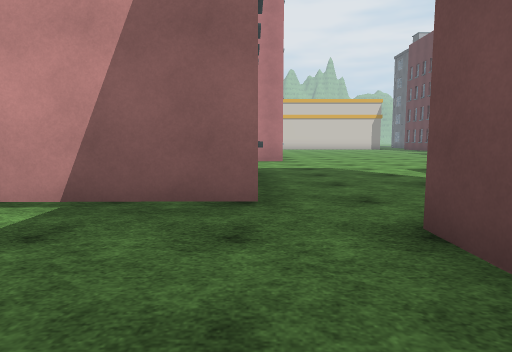
[1] (above)

24 first-person views from a walk through a scene from a Unity 3-D project. The camera is 1.2 m above the floor, tilts 6° down and sees 75° across. The floor is counted in squares, 2 m on a side. Each view is taken from the middle of a square. On the plan, view 1 faces up. The plan holds only what a view shows up to about 10 squares ahead; the rest is blank. The place goes on beyond the plan. The player character is not drawn. Some surface patterns are stand-ins.

[2]
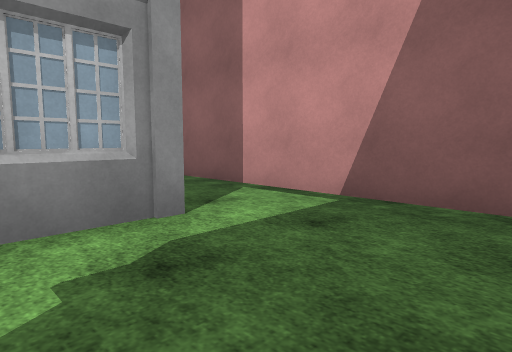

[3]
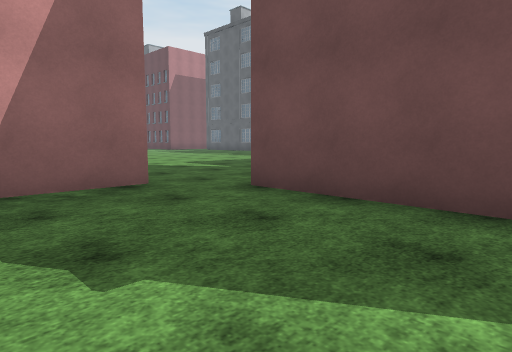

[4]
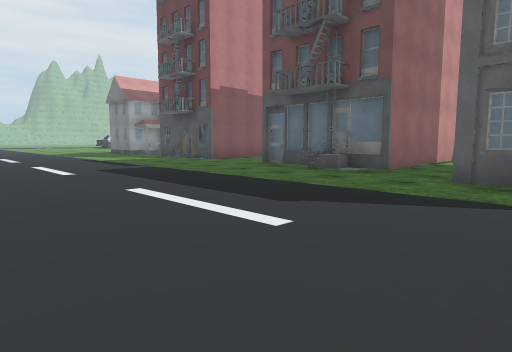

[5]
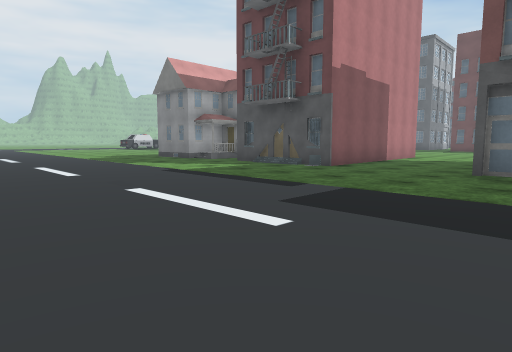

[6]
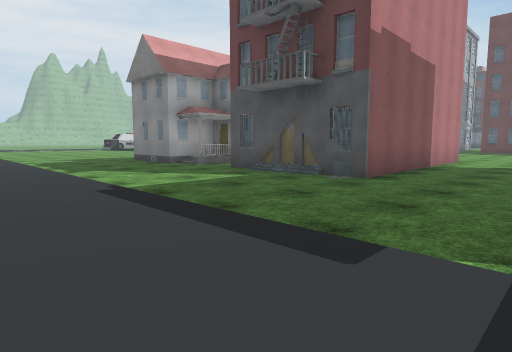

[7]
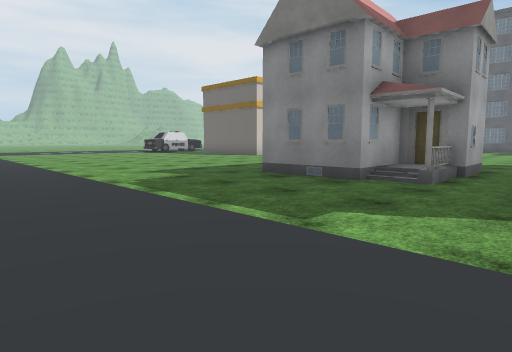

[8]
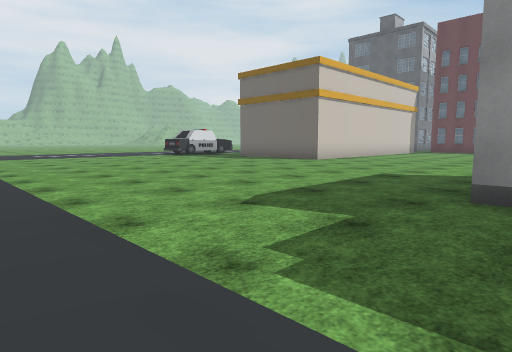

[9]
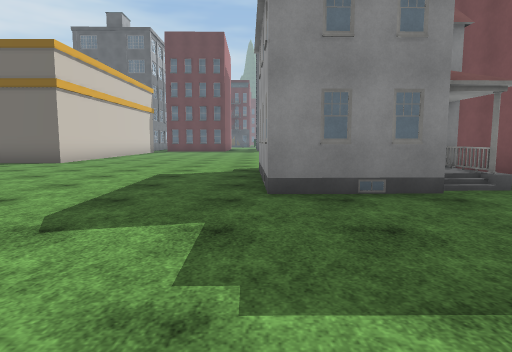

[10]
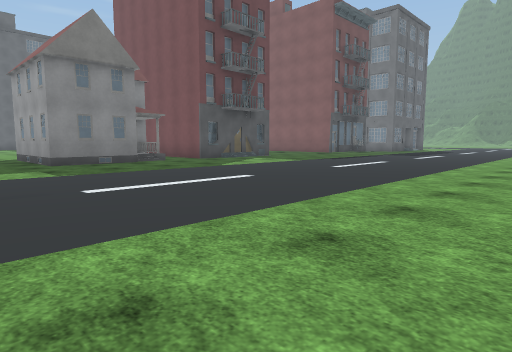

[11]
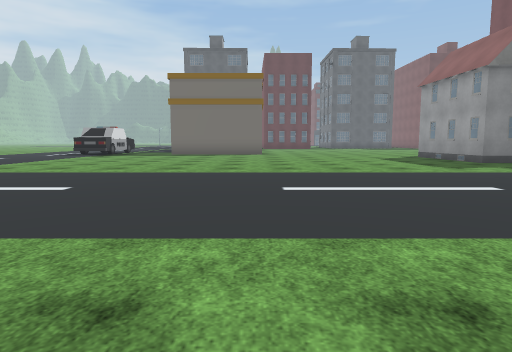

[12]
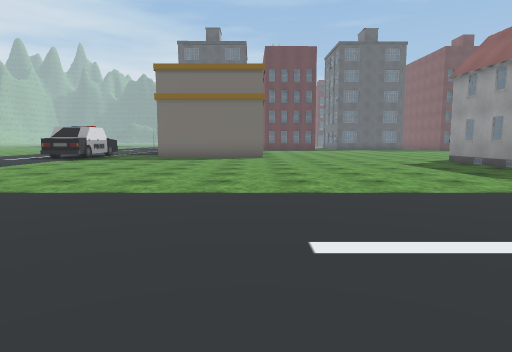

[13]
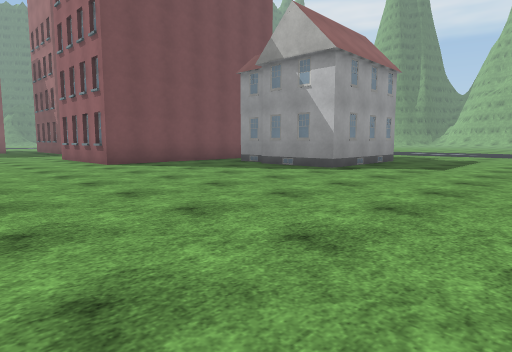

[14]
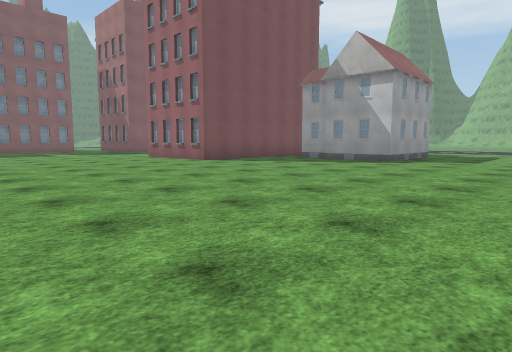

[15]
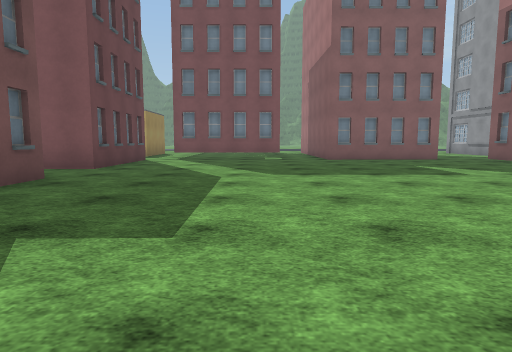

[16]
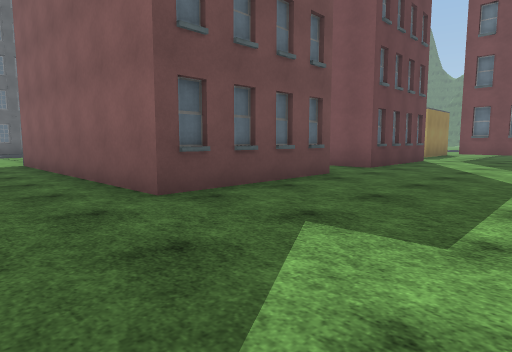

[17]
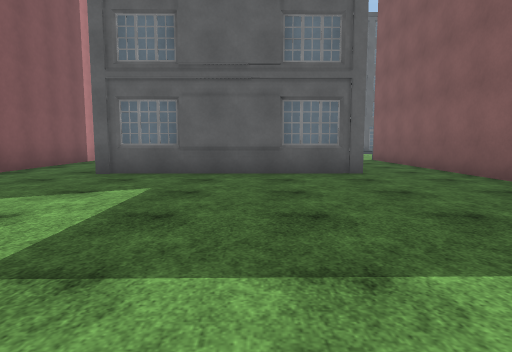

[18]
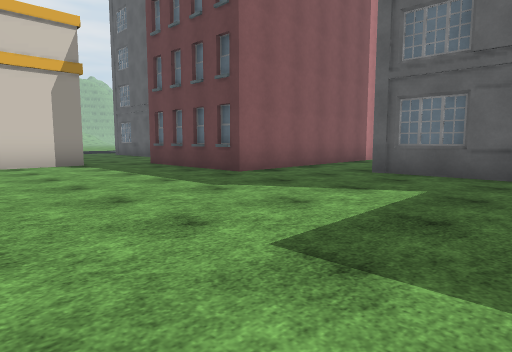

[19]
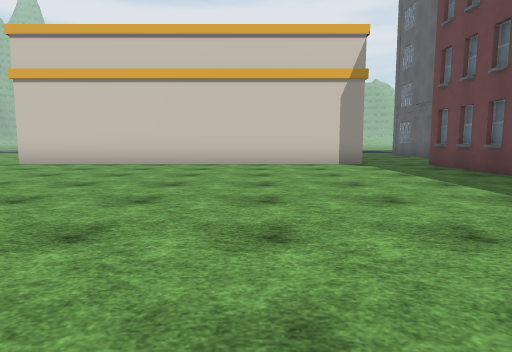

[20]
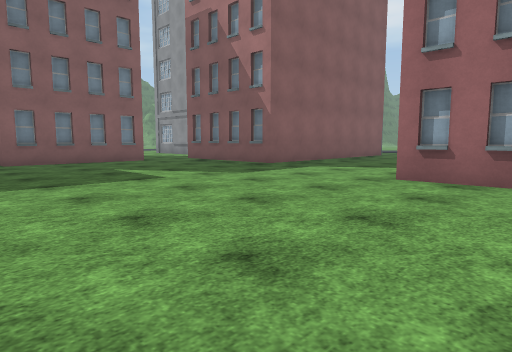

[21]
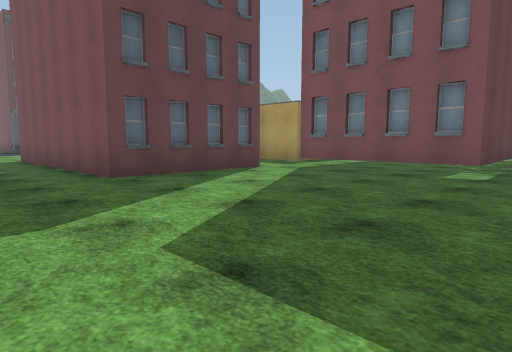

[22]
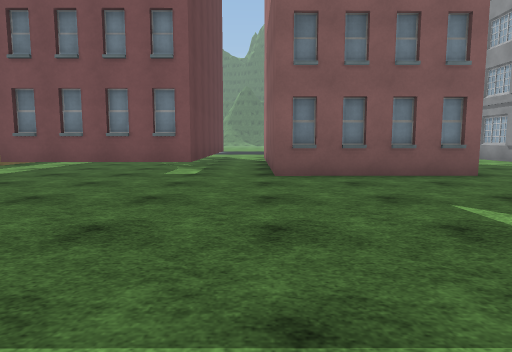

[23]
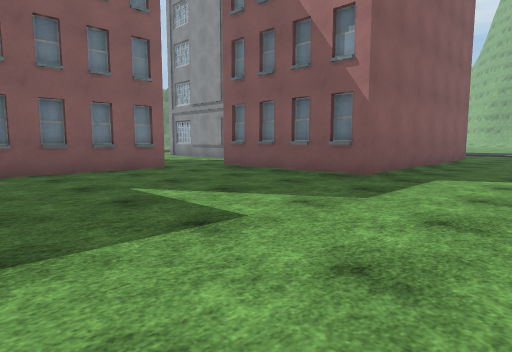

[24]
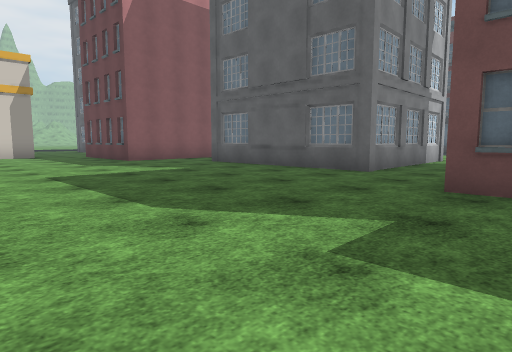

### Floor plan
Key: @ floor where view 1 was taken; # wall or solid block; . floor; B building; T thing the floor can be seen under or through.
Columns run from 15 left of view 1 to 17 right of it. Each row starts with its distance up from view 1.
 29       .......
 28      ........
 27    ..........
 26   ...........
 25  ............ .B         ..
 24 ...............BBBBBB   B..
 23  .........................#
 22   ........................#
 21    .......................#
 20 ..........................######
 19 ...............................
 18 .........####..............#
 17 .........####..............#
 16 .........####..............#
 15  .........BB#..............#
 14  ..........................#
 13  .........######B..........#B####
 12  .........#    ##................
 11  .........#     B.........######.
 10  .........######B.........#     B
  9   ........................#
  8   ........................#
  7   .............................
  6   .......######T..........#######
  5   .......#     T..........#
  4   ......BB     T..........#
  3   .......#######..........#
  2   ..............#B##..BB#..
  1   ......B   #...#   .#   ..
  0   .....     #..@#   .#
 -1              ...#   .#

Positions as (right, up) in squares from view 1, and headings:
1: (0, 0), facing up
2: (0, 0), facing up-left
3: (-2, -1), facing up-right
4: (-13, 0), facing up-right
5: (-13, 5), facing up-right
6: (-11, 7), facing up-right
7: (-11, 13), facing up-right
8: (-10, 17), facing up-right
9: (-10, 18), facing right
10: (-15, 20), facing down-right
11: (-15, 24), facing right
12: (-13, 24), facing right
13: (4, 22), facing down-left
14: (7, 22), facing down-left
15: (7, 13), facing down
16: (7, 13), facing down-right
17: (6, 15), facing right
18: (6, 15), facing up-right
19: (6, 15), facing up
20: (6, 12), facing down-left
21: (5, 8), facing down-right
22: (5, 8), facing down
23: (5, 9), facing down-left
24: (6, 10), facing up-right
